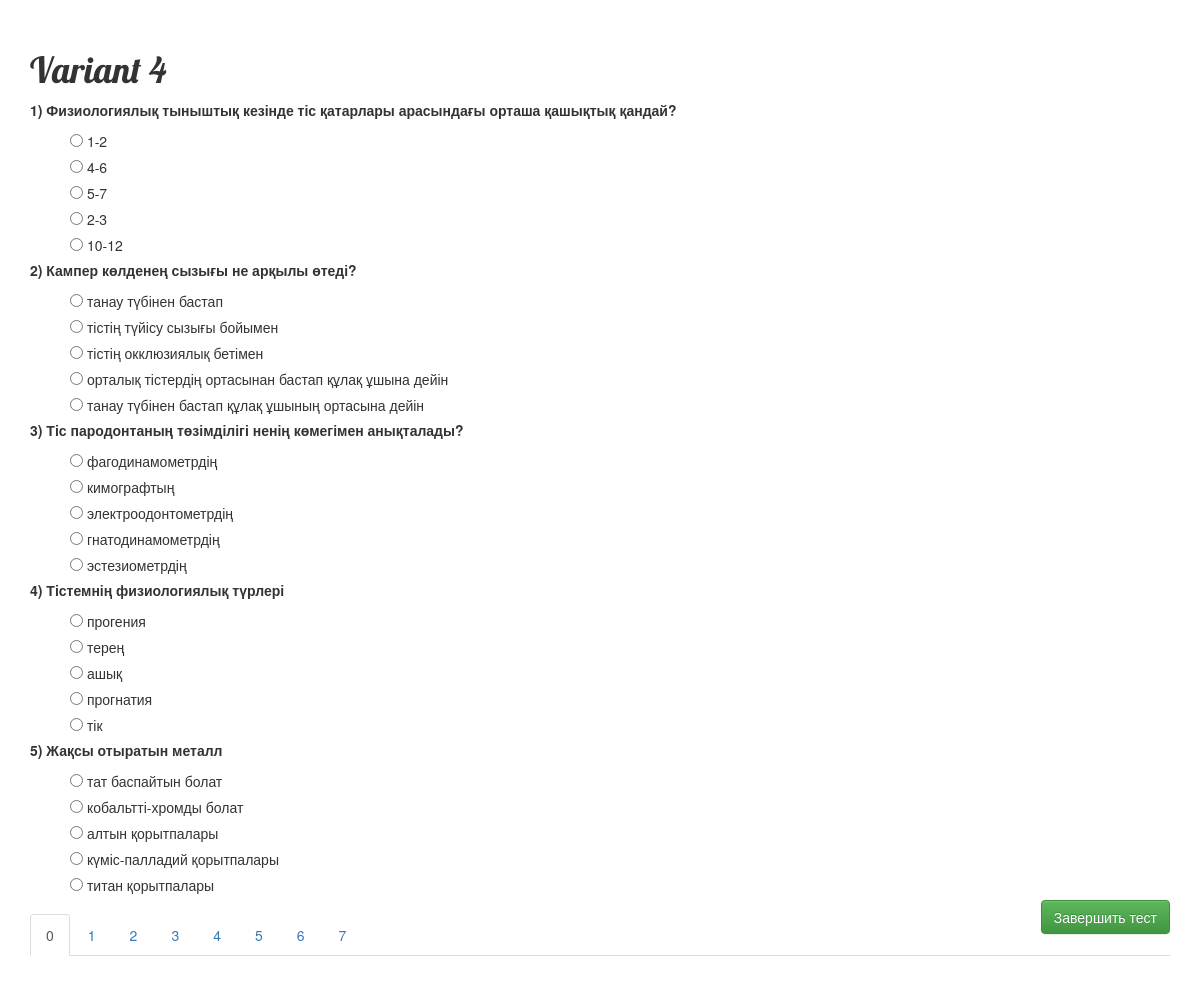
The app's page /variant/538/ with its own data.
### testapp/models.py (models this page shows, shortened)
class Variant(models.Model):
    name = models.CharField(max_length=140, default='Вариант')
    tasks = models.ManyToManyField(Task, blank=True)

class Task(models.Model):
    question = models.ForeignKey(Question, blank=True, null=True)
    options = models.ManyToManyField(Answer, blank=True, related_name='options')
    answer_count = models.IntegerField(default=0)

class Question(models.Model):
    text = models.TextField()

class Answer(models.Model):
    text = models.TextField()
    isAnswer = models.BooleanField(default=False)
    userAnswer = False

### testapp/views.py (the view)
# urls.py: url(r'^variant/(?P<pk>\d+)/$', views.variant_detail, name='variant_detail'),
def variant_detail(request, pk):
    variant = get_object_or_404(Variant, pk=pk)
    taskList = variant.tasks.all()
    return render(request, 'testapp/variant_detail.html',
                  {'variant': variant, 'tasks': taskList, })

### testapp/templates/testapp/variant_detail.html (shortened to what this page needs)
{% load staticfiles %}
<html lang="en">
<head>
    <link rel="stylesheet" href="//maxcdn.bootstrapcdn.com/bootstrap/3.2.0/css/bootstrap.min.css">
    <link rel="stylesheet" href="//maxcdn.bootstrapcdn.com/bootstrap/3.2.0/css/bootstrap-theme.min.css">
    <link rel="stylesheet" href="{% static 'css/blog.css' %}">
</head>
<body>
<h1>{{ variant.name }}</h1>
<form action="{% url 'result' %}" method="post">
    <div class="tab-content">
        {% for task in tasks %}
            {% if forloop.counter0|divisibleby:5 %}
                {% if forloop.counter0 != 0 %}
                    </div>
                {% else %}
                    <div role="tabpanel" class="tab-pane active" id="{% widthratio forloop.counter0 5 1 %}_panel">
                {% endif %}
            {% endif %}
            <p class="question">{{ forloop.counter }}) {{ task.question.text }}</p>
            {% for option in task.options.all %}
                <label>
                    {% if task.answer_count > 1 %}
                        <input type="checkbox" name="{{task.pk}}" class="my_check" value="{{ option.pk }}">
                    {% else %}
                        <input type="radio" name="{{task.pk}}" class="my_radio" value="{{ option.pk }}">
                    {% endif %}
                    {{ option.text }}
                </label>
                <br>
            {% endfor %}
        {% endfor %}
    </div>
    <input class="pull-right btn btn-success" type="submit" value="Завершить тест"/>
</form>
<div>
    <ul class="nav nav-tabs" role="tablist">
        {% with pageid=1 %}
        {% for task in tasks %}
        {% if forloop.counter0|divisibleby:5 %}
        {% if forloop.counter0 == 0 %}
        <li role="presentation" class="active"><a href="#{% widthratio forloop.counter0 5 1 %}_panel"
                                                  aria-controls="{% widthratio forloop.counter0 5 1 %}_panel" role="tab"
                                                  data-toggle="tab">{% widthratio forloop.counter0 5 1 %}</a></li>
        {% else %}
        <li role="presentation"><a href="#{% widthratio forloop.counter0 5 1 %}_panel"
                                   aria-controls="{% widthratio forloop.counter0 5 1 %}_panel" role="tab"
                                   data-toggle="tab">{% widthratio forloop.counter0 5 1 %}</a></li>
        {% endif %}
        {% endif %}
        {% endfor %}
        {% endwith %}
    </ul>
</div>
</body>
</html>

### testapp/static/css/blog.css (style rules this page uses)
body { padding: 30px 30px 30px 30px; }
h1, h2, h3, h4 { font-family: 'Lobster', cursive; }
.question { font-weight: bold; }
label { font-weight: normal; margin-left: 40px; }

### records on screen
Variant: name "Variant 4"
Task: question.text "Физиологиялық тыныштық кезінде тіс қатарлары арасындағы орташа қашықтық қандай?", counter0 "0"
Answer: text "1-2"
Answer: text "4-6"
Answer: text "5-7"
Answer: text "2-3"
Answer: text "10-12"
Task: question.text "Кампер көлденең сызығы не арқылы өтеді?"
Answer: text "танау түбінен бастап"
Answer: text "тістің түйісу сызығы бойымен"
Answer: text "тістің окклюзиялық бетімен"
Answer: text "орталық тістердің ортасынан бастап құлақ ұшына дейін"
Answer: text "танау түбінен бастап құлақ ұшының ортасына дейін"
Task: question.text "Тіс пародонтаның төзімділігі ненің көмегімен анықталады?"
Answer: text "фагодинамометрдің"
Answer: text "кимографтың"
Answer: text "электроодонтометрдің"
Answer: text "гнатодинамометрдің"
Answer: text "эстезиометрдің"
Task: question.text "Тістемнің физиологиялық түрлері"
Answer: text "прогения"
Answer: text "терең"
Answer: text "ашық"
Answer: text "прогнатия"
Answer: text "тік"
Task: question.text "Жақсы отыратын металл"
Answer: text "тат баспайтын болат"
Answer: text "кобальтті-хромды болат"
Answer: text "алтын қорытпалары"
Answer: text "күміс-палладий қорытпалары"
Answer: text "титан қорытпалары"
Task: counter0 "1"
Task: counter0 "2"
Task: counter0 "3"
Task: counter0 "4"
Task: counter0 "5"
Task: counter0 "6"
Task: counter0 "7"
